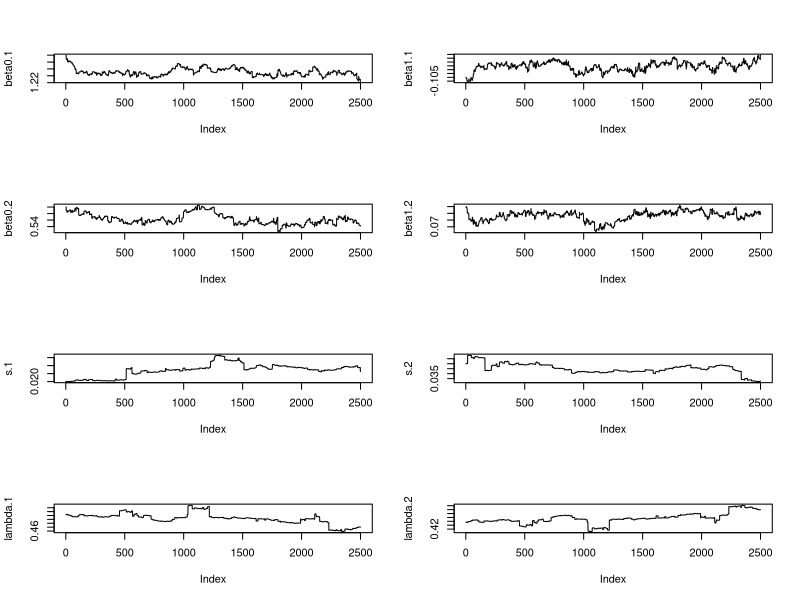
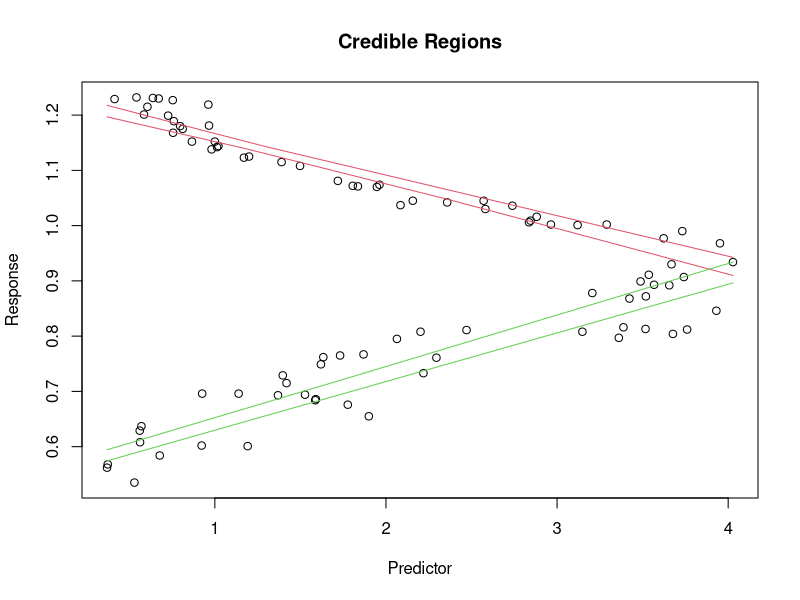

These charts were generated, in order, by the following R code:
library(mixtools)


### Name: plot.mixMCMC
### Title: Various Plots Pertaining to Mixture Model Output Using MCMC
###   Methods
### Aliases: plot.mixMCMC
### Keywords: file

### ** Examples
 
## M-H algorithm for NOdata with acceptance rate about 40%.

data(NOdata)
attach(NOdata)
set.seed(100)
beta <- matrix(c(1.3, -0.1, 0.6, 0.1), 2, 2)
sigma <- c(.02, .05)
MH.out <- regmixMH(Equivalence, NO, beta = beta, s = sigma, 
                   sampsize = 2500, omega = .0013)
plot(MH.out, summary.plots = TRUE, burnin = 2450, 
     alpha = 0.01)
